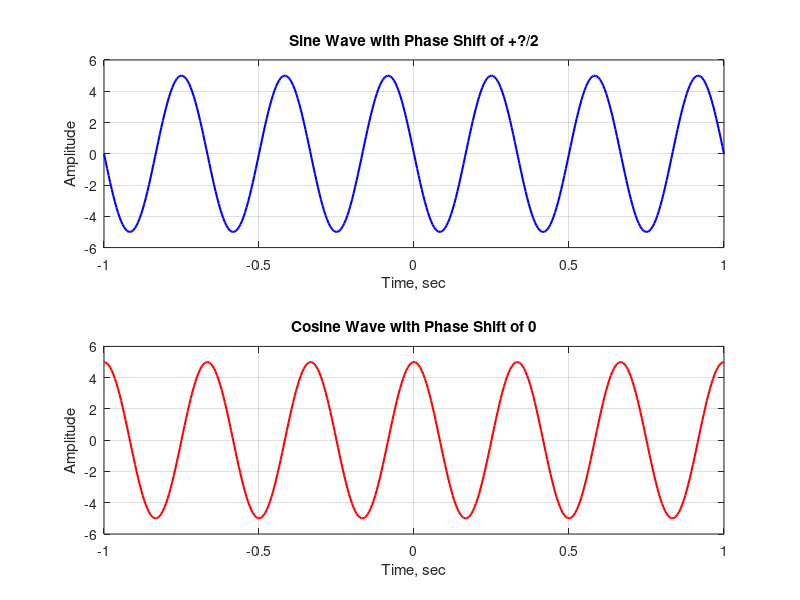

Reproduce this figure in MATLAB. (Note: this script raises an error after producing the figure.)
f0 = 3;
A = 5; 
t = -1:0.005:1; 

y_sine = A*cos(2*pi*f0*t + pi/2);

y_cosine = A*cos(2*pi*f0*t);

subplot(2, 1, 1);
plot(t, y_sine, 'b', 'LineWidth', 1.5);
xlabel('Time, sec');
ylabel('Amplitude');
title('Sine Wave with Phase Shift of +?/2');
grid on;

subplot(2, 1, 2);
plot(t, y_cosine, 'r', 'LineWidth', 1.5);
xlabel('Time, sec');
ylabel('Amplitude');
title('Cosine Wave with Phase Shift of 0');
grid on;

sgtitle('Comparison of Sine and Cosine Waves');
